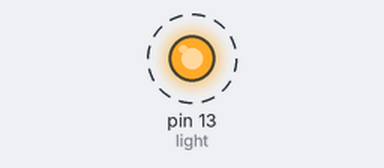
This sketch was run on a simulated Arduino Uno, built with avr-gcc and run on an emulated ATmega328P. Parts: output pins drawn as LEDs (lit = HIGH). Dashed ring = blinking.

Above: at 0.2 s.
Timing chart, 0 to 3.0 s (numbered marks = the images above):
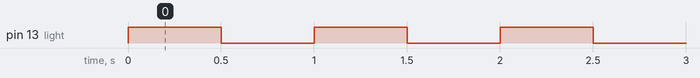

The sketch:

blinking_light_.ino
```cpp
/*
 * Program Name: Blinking Light
 * Author: Kelly Mak
 * Date Written: 26 November 2019
 * Description:
 *  Turns on a LED for half a second, then turns off for half a second repeatedly
 * /

/* Pin Definitions */
const int light = 13;

/*
 * Function Name: setup
 * Purpose: Run once when the system powers up.
 */

void setup()
{
  pinMode(light, OUTPUT);
  // define light is an output:
}

/*
 * Function name: loop
 * Purpose: Runs over and over again, as long as the Arduino has power
 */
void loop()
{
  digitalWrite(light, HIGH);
  delay(500);
  digitalWrite(light, LOW);
  delay(500);
  // the light will turn on for half a second and off for half a second repeatedly:
}
```

Measured:
- by itself, pin 13 (light): alternates HIGH for 0.50 s and LOW for 0.50 s
